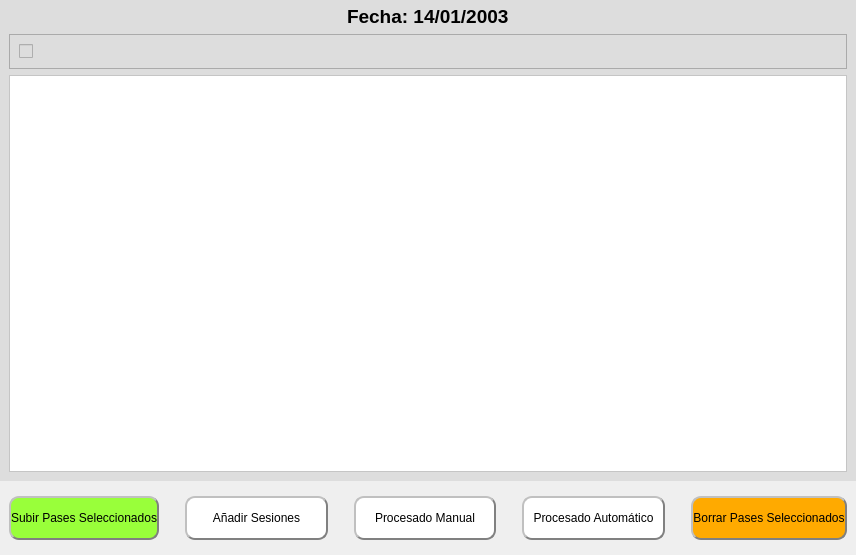
<?xml version="1.0" encoding="UTF-8"?>
<ui version="4.0">
 <class>Form</class>
 <widget class="QWidget" name="Form">
  <property name="geometry">
   <rect>
    <x>0</x>
    <y>0</y>
    <width>856</width>
    <height>555</height>
   </rect>
  </property>
  <property name="windowTitle">
   <string>Sesion seleccionada</string>
  </property>
  <property name="layoutDirection">
   <enum>Qt::LeftToRight</enum>
  </property>
  <property name="styleSheet">
   <string notr="true">QPushButton {
    min-height: 40px;
}
</string>
  </property>
  <layout class="QVBoxLayout" name="verticalLayout">
   <property name="spacing">
    <number>0</number>
   </property>
   <property name="leftMargin">
    <number>0</number>
   </property>
   <property name="topMargin">
    <number>0</number>
   </property>
   <property name="rightMargin">
    <number>0</number>
   </property>
   <property name="bottomMargin">
    <number>0</number>
   </property>
   <item>
    <widget class="QFrame" name="QFrame_Tabla">
     <property name="styleSheet">
      <string notr="true">background-color: rgb(221, 221, 221);</string>
     </property>
     <property name="frameShape">
      <enum>QFrame::NoFrame</enum>
     </property>
     <property name="frameShadow">
      <enum>QFrame::Plain</enum>
     </property>
     <layout class="QVBoxLayout" name="verticalLayout_2">
      <property name="topMargin">
       <number>5</number>
      </property>
      <item alignment="Qt::AlignHCenter">
       <widget class="QLabel" name="fecha_entrada">
        <property name="text">
         <string>&lt;html&gt;&lt;head/&gt;&lt;body&gt;&lt;p&gt;&lt;span style=&quot; font-size:14pt; font-weight:700;&quot;&gt;Fecha: 14/01/2003&lt;/span&gt;&lt;/p&gt;&lt;/body&gt;&lt;/html&gt;</string>
        </property>
       </widget>
      </item>
      <item>
       <widget class="QFrame" name="frame">
        <property name="frameShape">
         <enum>QFrame::StyledPanel</enum>
        </property>
        <property name="frameShadow">
         <enum>QFrame::Raised</enum>
        </property>
        <layout class="QVBoxLayout" name="verticalLayout_3">
         <item>
          <widget class="QCheckBox" name="SelectAll">
           <property name="text">
            <string/>
           </property>
          </widget>
         </item>
        </layout>
       </widget>
      </item>
      <item>
       <widget class="QTableWidget" name="tablaSatelites">
        <property name="styleSheet">
         <string notr="true">background-color: rgb(255, 255, 255);</string>
        </property>
       </widget>
      </item>
     </layout>
    </widget>
   </item>
   <item>
    <widget class="QFrame" name="QFrame_Botones">
     <property name="sizePolicy">
      <sizepolicy hsizetype="Preferred" vsizetype="Preferred">
       <horstretch>0</horstretch>
       <verstretch>0</verstretch>
      </sizepolicy>
     </property>
     <property name="minimumSize">
      <size>
       <width>0</width>
       <height>74</height>
      </size>
     </property>
     <property name="maximumSize">
      <size>
       <width>16777215</width>
       <height>74</height>
      </size>
     </property>
     <property name="frameShape">
      <enum>QFrame::NoFrame</enum>
     </property>
     <property name="frameShadow">
      <enum>QFrame::Plain</enum>
     </property>
     <layout class="QHBoxLayout" name="horizontalLayout">
      <property name="spacing">
       <number>26</number>
      </property>
      <property name="leftMargin">
       <number>9</number>
      </property>
      <property name="topMargin">
       <number>0</number>
      </property>
      <property name="rightMargin">
       <number>9</number>
      </property>
      <property name="bottomMargin">
       <number>0</number>
      </property>
      <item>
       <widget class="QPushButton" name="BotonSubir">
        <property name="minimumSize">
         <size>
          <width>0</width>
          <height>44</height>
         </size>
        </property>
        <property name="styleSheet">
         <string notr="true">QPushButton{

	background-color: rgb(153, 255, 58);
	
	border-style: outset;
	border-width: 2px;
	border-color: grey;
	border-radius: 10
}
QPushButton:hover {
	border-style: inset;
}
QPushButton:pressed{
	border-style: inset;
	
	
	background-color: rgb(130, 217, 49);
}
</string>
        </property>
        <property name="text">
         <string>Subir Pases Seleccionados</string>
        </property>
       </widget>
      </item>
      <item>
       <widget class="QPushButton" name="BotonAddSessions">
        <property name="styleSheet">
         <string notr="true">QPushButton{
	background-color: rgb(255, 255, 255);
	border-style: outset;
	border-width: 2px;
	border-color: grey;
	border-radius: 10
}
QPushButton:hover {
	border-style: inset;
}
QPushButton:pressed{
	border-style: inset;
	
	background-color: rgb(239, 239, 239);
}</string>
        </property>
        <property name="text">
         <string>Añadir Sesiones</string>
        </property>
       </widget>
      </item>
      <item>
       <widget class="QPushButton" name="BotonProcMan">
        <property name="styleSheet">
         <string notr="true">QPushButton{
	background-color: rgb(255, 255, 255);
	border-style: outset;
	border-width: 2px;
	border-color: grey;
	border-radius: 10
}
QPushButton:hover {
	border-style: inset;
}
QPushButton:pressed{
	border-style: inset;
	
	background-color: rgb(239, 239, 239);
}</string>
        </property>
        <property name="text">
         <string>Procesado Manual</string>
        </property>
       </widget>
      </item>
      <item>
       <widget class="QPushButton" name="BotonProcAuto">
        <property name="styleSheet">
         <string notr="true">QPushButton{
	background-color: rgb(255, 255, 255);
	border-style: outset;
	border-width: 2px;
	border-color: grey;
	border-radius: 10
}
QPushButton:hover {
	border-style: inset;
}
QPushButton:pressed{
	border-style: inset;
	
	background-color: rgb(239, 239, 239);
}</string>
        </property>
        <property name="text">
         <string>Procesado Automático</string>
        </property>
       </widget>
      </item>
      <item>
       <widget class="QPushButton" name="BotonBorrar">
        <property name="styleSheet">
         <string notr="true">QPushButton{
	background-color: rgb(255, 170, 0);
	border-style: outset;
	border-width: 2px;
	border-color: grey;
	border-radius: 10
}
QPushButton:hover {
	border-style: inset;
}
QPushButton:pressed{
	border-style: inset;
	
	
	background-color: rgb(222, 148, 0);
}</string>
        </property>
        <property name="text">
         <string>Borrar Pases Seleccionados</string>
        </property>
       </widget>
      </item>
     </layout>
    </widget>
   </item>
  </layout>
 </widget>
 <resources>
  <include location="logos/logos.qrc"/>
 </resources>
 <connections/>
</ui>
